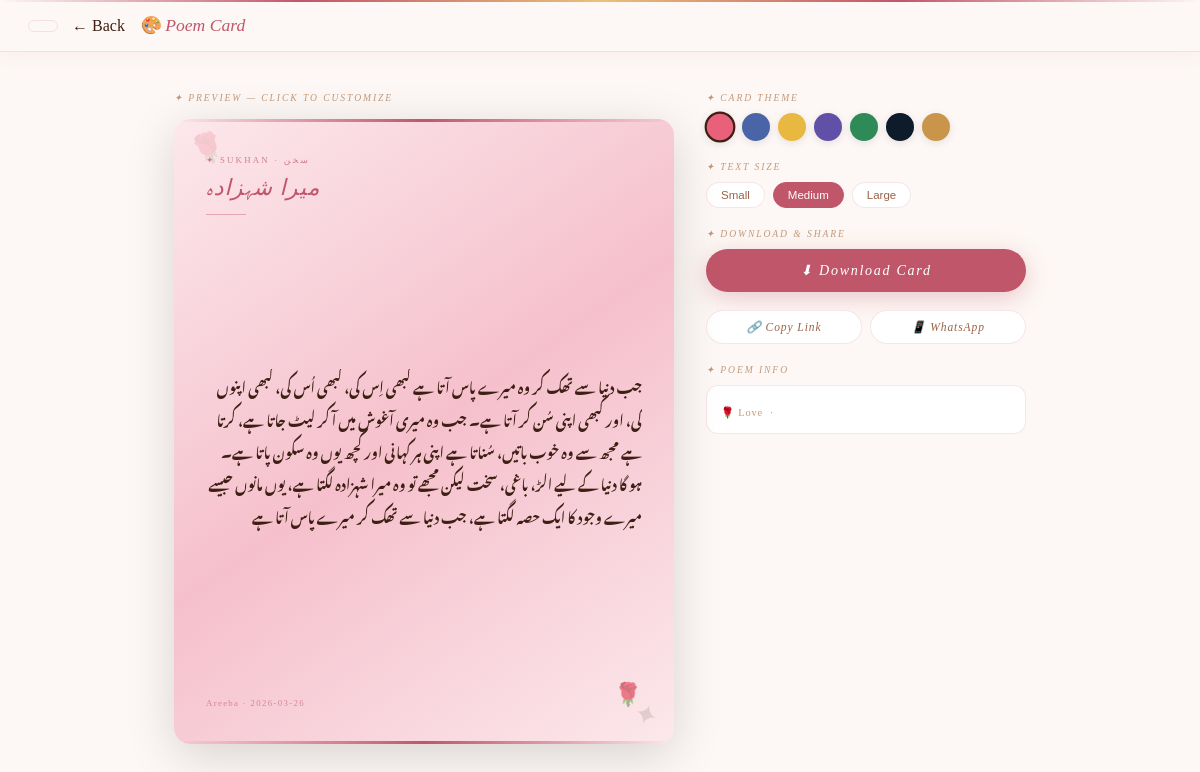
/card/6, run on the app's committed database.
### tables this page shows
CREATE TABLE poems (
            id      INTEGER PRIMARY KEY AUTOINCREMENT,
            mood    TEXT NOT NULL,
            title   TEXT NOT NULL,
            content TEXT NOT NULL,
            created TEXT DEFAULT (date('now'))
        , image TEXT DEFAULT NULL, user_id INTEGER DEFAULT 1, is_public INTEGER DEFAULT 0);

### app.py (the view)
@app.route('/card/<int:poem_id>')
def card(poem_id):
    conn = sqlite3.connect(DB)
    c = conn.cursor()
    c.execute('SELECT id, mood, title, content, created, image FROM poems WHERE id = ?', (poem_id,))
    row = c.fetchone()
    conn.close()
    poem = {
        'id': row[0], 'mood': row[1], 'title': row[2],
        'content': row[3], 'created': row[4], 'image': row[5]
    }
    return render_template('card.html', poem=poem)

### templates/card.html (shortened to what this page needs)
<!DOCTYPE html>
<html lang="en" dir="ltr">
<head>
</head>
<body>
<nav class="navbar">
  <a href="/section/{{ poem.mood }}" class="back-btn"></a>← Back</a>
  <div class="nav-title">🎨 Poem Card</div>
</nav>
<div class="main">
  <div class="card-preview-section">
    <div class="preview-label">✦ Preview — Click to customize</div>
    <div class="poem-card theme-{{ poem.mood }}" id="poem-card">
      <div class="card-deco-top"></div>
      <div class="card-deco-bottom"></div>
      <span class="card-deco-corner corner-tl">
        {% if poem.mood == 'love' %}🌹
        {% elif poem.mood == 'reality' %}🌍
        {% elif poem.mood == 'happy' %}😊
        {% elif poem.mood == 'dosti' %}🤝
        {% else %}💔{% endif %}
      </span>
      <span class="card-deco-corner corner-br">✦</span>
      <div class="card-top">
        <div class="card-brand">✦ SUKHAN · سخن</div>
        <div class="card-poem-title" id="card-title">{{ poem.title }}</div>
        <div class="card-divider"></div>
      </div>
      <div class="card-poem-text" id="card-text">{{ poem.content }}</div>
      <div class="card-bottom">
        <div class="card-footer-text">Areeba · {{ poem.created }}</div>
        <div class="card-emoji-big">
          {% if poem.mood == 'love' %}🌹
          {% elif poem.mood == 'reality' %}🌍
          {% elif poem.mood == 'happy' %}😊
          {% elif poem.mood == 'dosti' %}🤝
          {% else %}💔{% endif %}
        </div>
      </div>
    </div>
  </div>
  <div class="controls">
    <div class="control-section">
      <div class="control-label">✦ Card Theme</div>
      <div class="theme-picker">
        <div class="theme-dot dot-love active"    onclick="setTheme('love')"></div>
        <div class="theme-dot dot-reality"        onclick="setTheme('reality')"></div>
        <div class="theme-dot dot-happy"          onclick="setTheme('happy')"></div>
        <div class="theme-dot dot-sad"            onclick="setTheme('sad')"></div>
        <div class="theme-dot dot-dosti"          onclick="setTheme('dosti')"></div>
        <div class="theme-dot dot-night"          onclick="setTheme('night')"></div>
        <div class="theme-dot dot-golden"         onclick="setTheme('golden')"></div>
      </div>
    </div>
    <div class="control-section">
      <div class="control-label">✦ Text Size</div>
      <div class="font-picker">
        <button class="font-btn" onclick="setSize('small')">Small</button>
        <button class="font-btn active" onclick="setSize('medium')">Medium</button>
        <button class="font-btn" onclick="setSize('large')">Large</button>
      </div>
    </div>
    <div class="control-section">
      <div class="control-label">✦ Download & Share</div>
      <button class="download-btn" onclick="downloadCard()">
        ⬇ Download Card
      </button>
      <div class="share-btns" style="margin-top:8px;">
        <button class="share-btn" onclick="copyLink()">🔗 Copy Link</button>
        <button class="share-btn">📱 WhatsApp</button>
      </div>
    </div>
    <div class="control-section">
      <div class="control-label">✦ Poem Info</div>
      <div style="background:white;border:1px solid var(--border);border-radius:12px;padding:14px;">
        <div style="font-size:0.65rem;color:var(--muted);letter-spacing:0.08em;font-family:'Cormorant Garamond',serif;">
          {% if poem.mood == 'love' %}🌹 Love
          {% elif poem.mood == 'reality' %}🌍 Reality
          {% elif poem.mood == 'happy' %}😊 Happy
          {% elif poem.mood == 'dosti' %}🤝 Dosti
          {% else %}💔 Sad{% endif %}
          &nbsp;·&nbsp; {{ poem[4] }}
        </div>
      </div>
    </div>
  </div>
</div>
</body>
</html>

### data on the page
poems: title "میرا شہزادہ", content "جب دنیا سے تھک کر وہ میرے پاس آتا ہے کبھی اِس کی، کبھی اُس کی، کبھی اپنوں کی، اور کبھی اپنی سُن کر آتا ہے۔ جب وہ میری آغوش میں آ کر لیٹ جاتا ہے، کرتا ہے مجھ سے وہ خوب باتیں، سُناتا ہے اپنی ہر کہانی اور کچھ یوں وہ سکون پاتا ہے۔ ہو گا دنیا کے لیے الڑ، باغی، سخت لیکن مجھے تو وہ میرا شہزادہ لگتا ہے، یوں مانوں جیسے میرے وجود کا ایک حصہ لگتا ہے، جب دنیا سے تھک کر میرے پاس آتا ہے", created "2026-03-26"
